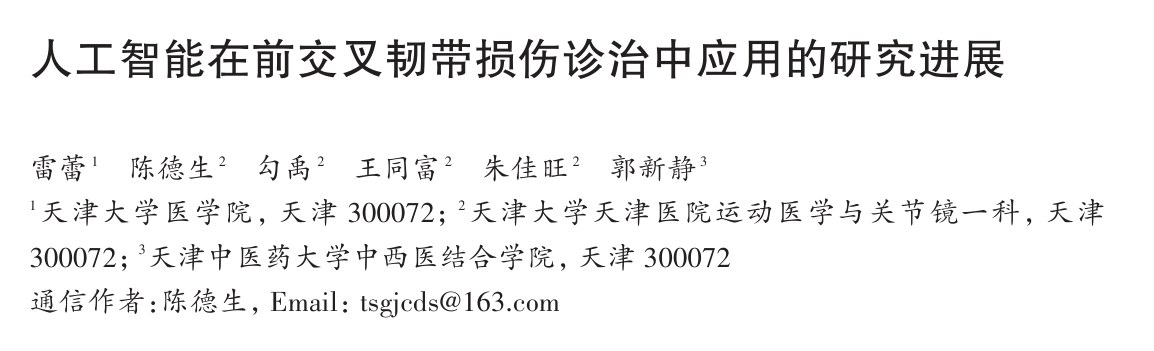
#> input picture wechat/acl-ai-lei/images/img01.jpg, 1154 x 351 px, given in place of x48.jpg, which was not available
$ python build.py out.png ../acl-ai-lei/images/img01.jpg
#> lines starting #> are read from the running program, lines starting #| are printed output that depends on the picture; pictures that were not available may be replaced by others from this repository, and a replacement may not be noted
### skills/paper-to-xhs-cards/scripts/cardkit.py
#!/usr/bin/env python3
"""cardkit：把“每张卡片放什么”变成 3:4 小红书图文卡片的排版引擎。

只依赖 Pillow（画数据图时另需 matplotlib）。典型用法：

    import sys; sys.path.insert(0, 'path/to/skills/paper-to-xhs-cards/scripts')
    from cardkit import Deck
    deck = Deck(series='后肩不稳', source='Boileau 等 Arthrosc Tech 2022;11(9):e1613')
    deck.cover(['一根拇指', '查后肩不稳'], subtitle='……', photos=[(img, '标签'), ...], banner='……')
    deck.figure('标题', '副标题', [img1, img2], ['标签1', '标签2'], items=[...])
    deck.text('标题', '副标题', items=[...])
    deck.save('out_dir')        # 写出 card01.jpg … 并生成 overview.jpg 供检查

items（文字块）格式，按顺序纵向排列，字号自动取能放下的最大值：
    ('h', '小标题')
    ('steps', [('1', '第一步'), ('2', '第二步'), ('!', '注意')])   # 圆形序号徽章，徽章内容任意短文本
    ('bul', ['要点 1', '要点 2'])                                 # 圆点列表
    ('box', '框标题', '框内文字', 'teal')                          # 彩色信息框，样式见 BOX_STYLES
文字里 **加粗强调色**、==黄色高亮==，换行用 \\n。
"""
import json
import os
import re
from io import BytesIO

from PIL import Image, ImageDraw, ImageFilter, ImageFont

HERE = os.path.dirname(os.path.abspath(__file__))
ROOT = os.path.dirname(HERE)
NOBREAK = set('0123456789.%~～-–/×:abcdefghijklmnopqrstuvwxyzABCDEFGHIJKLMNOPQRSTUVWXYZ°²')
NO_LINE_START = set('，。、；：！？）」”’%')


def _hex(c):
    if isinstance(c, (list, tuple)): return tuple(c)
    c = c.lstrip('#'); return tuple(int(c[i:i + 2], 16) for i in (0, 2, 4))


# [5 lines left out: function _merge, not called in this run]


def load_theme(theme=None):
    """theme：None / JSON 路径 / dict。只需写要覆盖的字段。"""
    base = json.load(open(os.path.join(ROOT, 'config', 'theme.default.json'), encoding='utf-8'))
    if isinstance(theme, str): theme = json.load(open(theme, encoding='utf-8'))
    return _merge(base, theme or {})


class Deck:
    def __init__(self, series, source, theme=None, fonts_dir=None):
        self.t = load_theme(theme)
        self.W, self.H = self.t['size']
        C = {k: _hex(v) for k, v in self.t['colors'].items() if not k.startswith('_')}
        self.C = C
        self.series, self.source = series, source
        self.BOX = {  # 信息框样式：(底色, 标题色)
            'teal': (C['light_teal'], C['teal']), 'accent': (C['light_accent'], C['accent']),
            'coral': (C['light_accent'], C['accent']), 'yellow': (C['light_highlight'], C['primary']),
            'navy': (C['light_primary'], C['primary']), 'primary': (C['light_primary'], C['primary']),
            'purple': (C['light_purple'], C['purple']), 'grey': (C['grey_box'], C['muted'])}
        fd = fonts_dir or self.t['fonts']['dir']
        if not os.path.isabs(fd): fd = os.path.join(ROOT, fd)
        self._fontfile = {}
        for w, key in (('R', 'regular'), ('M', 'medium'), ('B', 'bold'), ('K', 'black')):
            p = os.path.join(fd, self.t['fonts'][key])
            if not os.path.exists(p):
                p = next((f for f in self.t['fonts']['fallback'] if os.path.exists(f)), None)
                if p is None: raise SystemExit('找不到中文字体：先运行 scripts/setup_fonts.sh，或在主题里指定 fonts')
            self._fontfile[w] = p
        self._fc = {}
        self.pages = []  # 延迟渲染：保存时才知道总页数

    # ---------- 基础 ----------
    # [46 lines left out: functions F, tokens, layout, rich, not called in this run]

    def th(self, t, w, fs, wt='R', lh=1.45):
        return len(self.layout(t, w, fs, wt)) * round(fs * lh)

    @staticmethod
    def rmask(w, h, r):
        m = Image.new('L', (w, h), 0); ImageDraw.Draw(m).rounded_rectangle([0, 0, w - 1, h - 1], r, fill=255); return m

    # [235 lines left out: functions shadow, fit, photo, put, badge, render_items and 12 more, not called in this run]


def split_lr(im, cut=None, trim_top=0):
    """左右拼图切成两张；cut 不给时自动找中线附近亮度跳变最大的列"""
    if cut is None:
        import numpy as np
        a = np.asarray(im.convert('L')).astype(int); dcol = abs(np.diff(a, axis=1)).mean(0)
        W = a.shape[1]; cut = max(range(int(W * .35), int(W * .65)), key=lambda k: dcol[k])
    return im.crop((0, trim_top, cut - 2, im.height)), im.crop((cut + 3, trim_top, im.width, im.height))

### wechat/shoulder-exam-cards/build.py
#!/usr/bin/env python3
"""Cotter 等 2018《运动员肩关节的全面体格检查》→ 小红书卡片。
用 skills/paper-to-xhs-cards 的 cardkit 排版。素材：python3 …/extract_figures.py src/paper.pdf work（原文照片没有文字标注，无需改中文）。
用法：python3 build.py [输出目录，默认 xhs] [字体目录]"""
import sys, os
HERE = os.path.dirname(os.path.abspath(__file__)); sys.path.insert(0, os.path.join(HERE, '..', '..', 'skills', 'paper-to-xhs-cards', 'scripts'))
from PIL import Image
from cardkit import Deck, split_lr
import matplotlib; matplotlib.use('Agg')
import matplotlib.pyplot as plt
from matplotlib import font_manager

FIG = {1: 42, 2: 45, 3: 49, 4: 48, 5: 51, 6: 55, 7: 54, 8: 57, 9: 61, 10: 60}
fg = lambda n: Image.open(os.path.join(HERE, 'work', f'x{FIG[n]}.jpg')).convert('RGB')
f4a, f4b = split_lr(fg(4)); f10a, f10b = split_lr(fg(10))
#> in split_lr, `dcol = abs(np.diff(a, axis=1)).mean(0)`: dcol = 1153 values, max 31.98 at index 424, min 0 at index 0, mean 7.21
#> in split_lr, `cut = max(range(int(W * 0.35), int(W * 0.65)), key=lambda k: dcol[k])`: cut = 424
#> after `f4a, f4b = split_lr(fg(4))`:
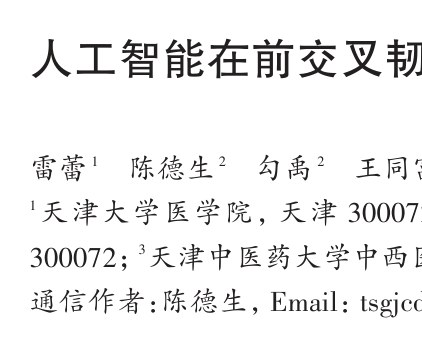
#> f4a: PIL image 422x351 RGB; mean R, G, B 238.9, 238.8, 238.9
#> after `f4a, f4b = split_lr(fg(4))`:
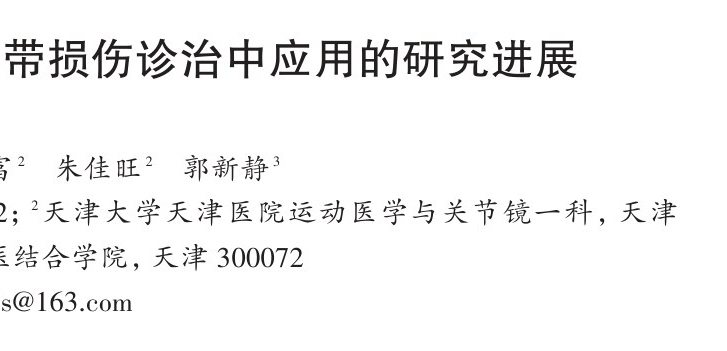
#> f4b: PIL image 727x351 RGB; mean R, G, B 243.9, 243.8, 243.8
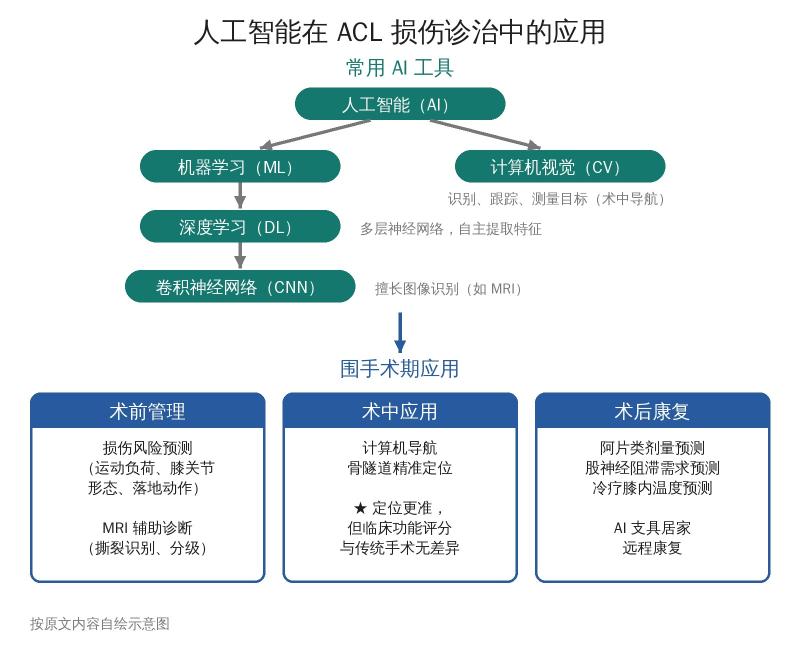
#> input picture wechat/acl-ai-lei/images/img02.jpg, 1600 x 1300 px, given in place of x60.jpg, which was not available (shown at 1/2 size)
#> call 2 of split_lr, with trim_top = 0
#> in split_lr (call 2), `a = np.asarray(im.convert('L')).astype(int)`:
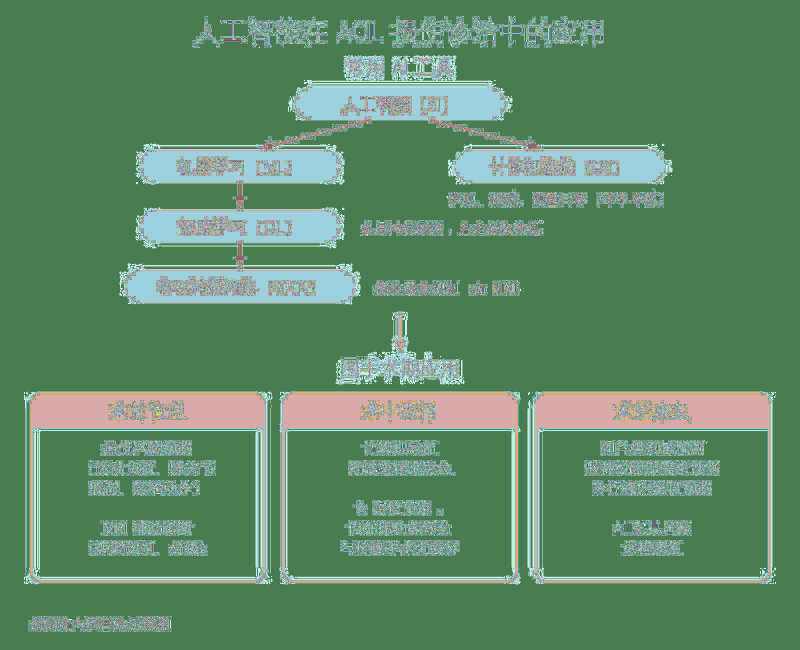
#> a: shape (1300, 1600) int64 (shown at 1/2 size); 240 distinct labels, from 16 to 255; one colour per label, 0 black
#> in split_lr (call 2), `dcol = abs(np.diff(a, axis=1)).mean(0)`: dcol = 1599 values, max 51.2 at index 530, min 0 at index 0, mean 3.58
#> in split_lr (call 2), `cut = max(range(int(W * 0.35), int(W * 0.65)), key=lambda k: dcol[k])`: cut = 1035
#> after `f10a, f10b = split_lr(fg(10))`:
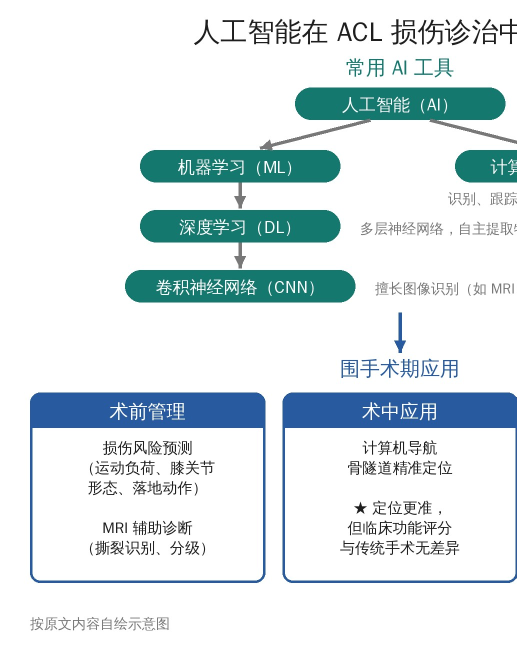
#> f10a: PIL image 1033x1300 RGB (shown at 1/2 size); mean R, G, B 218.8, 229.6, 232.6
#> after `f10a, f10b = split_lr(fg(10))`:
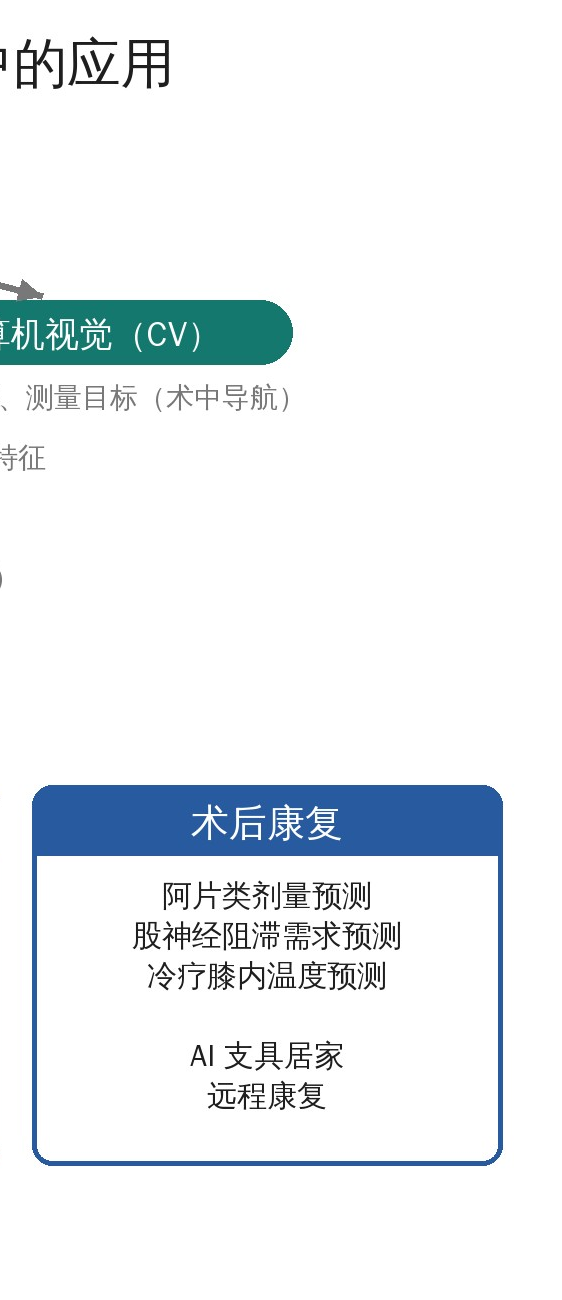
#> f10b: PIL image 562x1300 RGB; mean R, G, B 234.7, 239.6, 242.7
deck = Deck(series='肩关节查体', source='Cotter 等 Sports Health 2018;10(4):366-375', fonts_dir=sys.argv[2] if len(sys.argv) > 2 else None)
#> (the run stopped early here; a loop or call above may not have finished)
